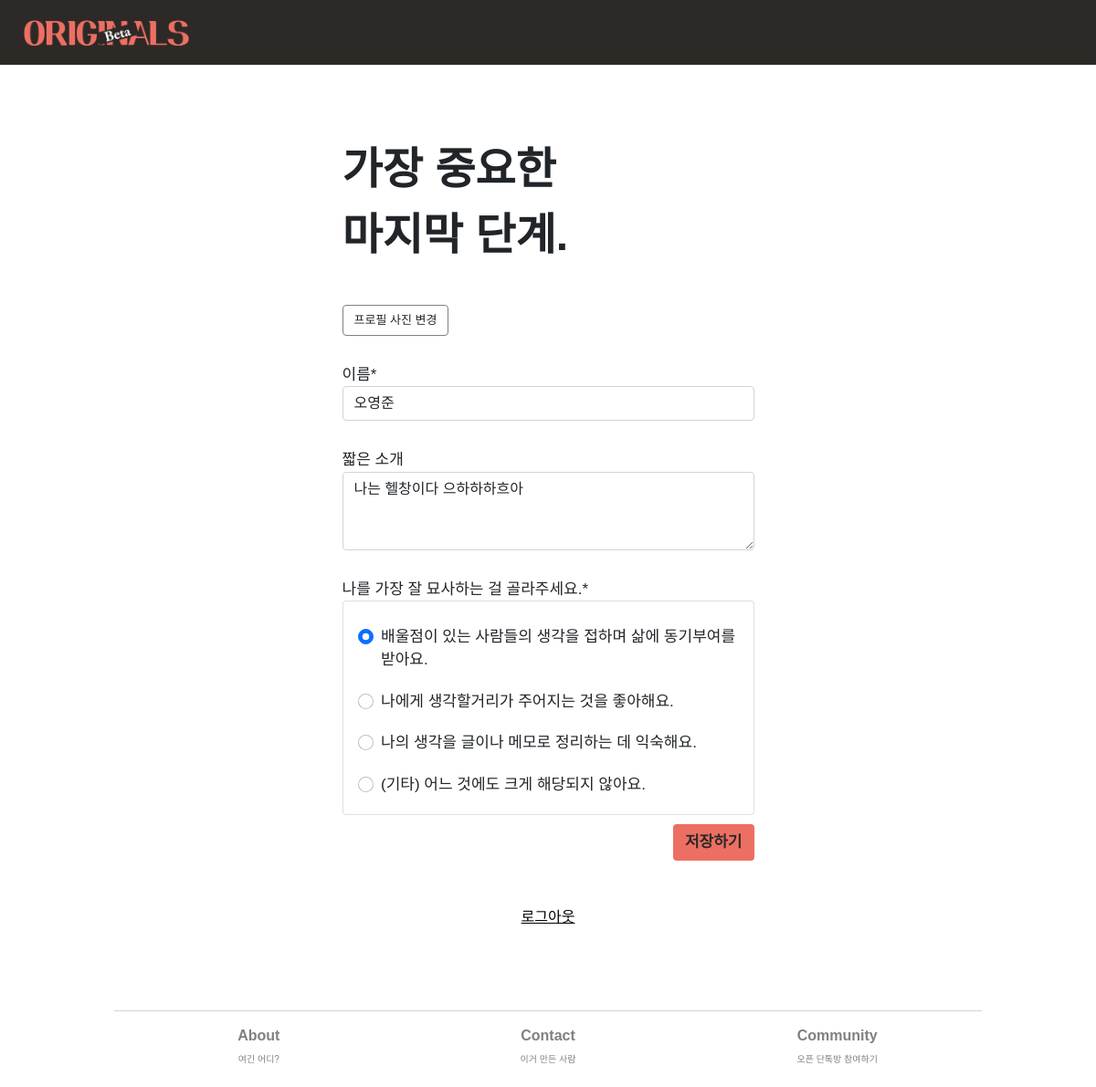
Before: /member/edit-userinfo/ryan (signed in) with the older database file.
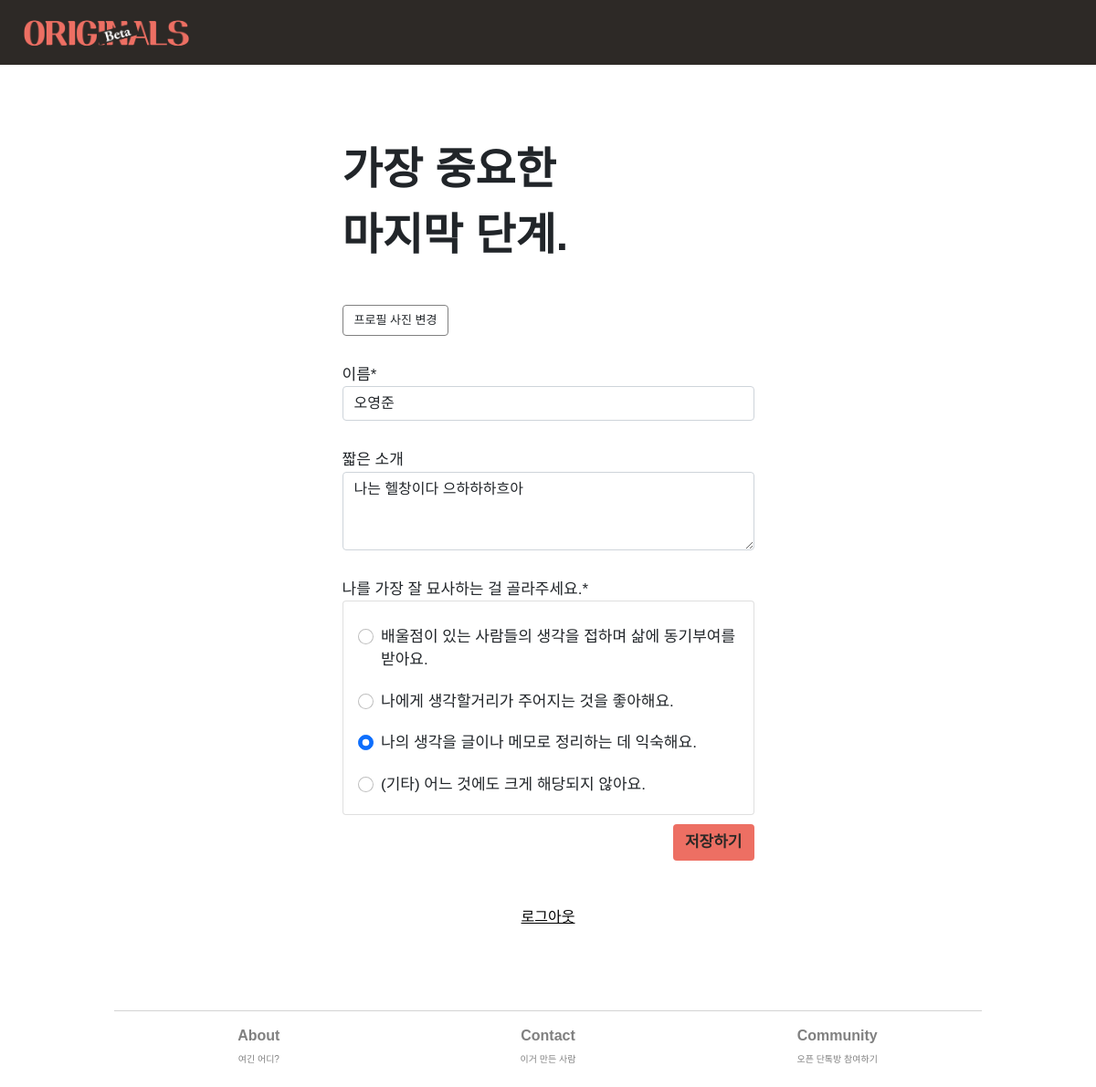
After: the same page with the newer database file.
### member/models.py (models this page shows, shortened)
class UserInfo(models.Model):
    objects = models.Manager()
    this_user = models.OneToOneField(User, on_delete=models.CASCADE, related_name = 'userinfo', null=True, default=None) ## UserInfo가 생성될 때마다 user에게 link된다.
    real_name = models.CharField(max_length=20, blank=True, default="내 이름")
    profile_image = models.ImageField(null=True, upload_to="profile_images", default="default_psa.jpg")
    self_intro = models.CharField(max_length=140, blank=True, default="나에 대한 간단한 소개")
    slug = models.SlugField(max_length=100, allow_unicode=True, null=False, blank=False)
    persona_type = models.CharField(max_length=50, null=False)
    is_editor = models.BooleanField(default=False)
    saved_answers = models.ForeignKey(AnswersForFromUs, on_delete=models.CASCADE, related_name = 'userinfo', null=True, default=None)

### member/views.py (the view)
# urls.py: path('edit-userinfo/<str:username>', views.update_userinfo, name='update-userinfo'),
@login_required(login_url="/login")
def update_userinfo(request, username):
    user_to_update = User.objects.get(username = username)
    userinfo_to_update = UserInfo.objects.get(this_user = user_to_update)
    if request.method == 'POST':
        form = UserInfoForm(request.POST, request.FILES)
        if form.is_valid:
            instance = form.save(commit=False)
            userinfo_to_update.slug = instance.slug
            userinfo_to_update.real_name = instance.real_name
            userinfo_to_update.self_intro = instance.self_intro
            userinfo_to_update.persona_type = instance.persona_type
            print(request.FILES)
            if request.FILES.get('profile_image'):
                userinfo_to_update.profile_image = instance.profile_image
            else :
                userinfo_to_update.profile_image = userinfo_to_update.profile_image
            userinfo_to_update.save()
        return HttpResponseRedirect('/profile/{}'.format(request.user.username))
    else:
        form = UserInfoForm(instance=userinfo_to_update)
        update_mode = 'True'
        message = "내 정보 수정"
        context = {
            'form' : form,
            'message' : message,
            'update_mode' : update_mode,
        }
        return render(request, 'member/userinfo.html', context)

### member/forms.py
class UserInfoForm(forms.ModelForm):
    PERSONA_TYPE = (
        ('Adam', '배울점이 있는 사람들의 생각을 접하며 삶에 동기부여를 받아요.'),
        ('Brian','나에게 생각할거리가 주어지는 것을 좋아해요.'),
        ('Claire','나의 생각을 글이나 메모로 정리하는 데 익숙해요.'),
        ('Other','(기타) 어느 것에도 크게 해당되지 않아요.')
    )
    real_name = forms.CharField(label = "이름", max_length=20, required=True,
    widget=forms.TextInput(attrs={
    }))
    profile_image = forms.ImageField(label="", required=False)
    self_intro = forms.CharField(max_length=140, required=False,
    widget=forms.Textarea(attrs={
        'rows' : 3
    }))
    persona_type = forms.ChoiceField(required=True, choices=PERSONA_TYPE,
    widget=forms.RadioSelect
    )
    class Meta:
        model = UserInfo
        fields = ('real_name', 'profile_image', 'self_intro', 'persona_type')

### member/templates/member/userinfo.html (shortened to what this page needs)
{% extends 'main/base.html' %}
{% load crispy_forms_tags %}
{% block content %}
<div class="row-h-80"></div>
<div class="row justify-content-center">
    <div class="col-10 col-md-6">
        <div class="row">
            <div class="col">
                <div class="text-xl">가장 중요한<br>마지막 단계.</div>
            </div>
        </div>
        <div class="row-h-20"></div>
        <div class="row">
            <div class="col">
                <form method='post' class='form-group' enctype="multipart/form-data"> {% csrf_token %}
                    {% if update_mode == 'True' %}
                    <div class="row">
                        <div class="col text-m">
                            <button type='button' onclick="ShowImageField()" class="btn btn-menial" id='show_img_field'>프로필 사진 변경</button>
                        </div>
                    </div>
                    <div class="row-h-20"></div>
                    {% endif %}
                    <div class="row">
                        <div class="col text-m">
                            {{form.real_name|as_crispy_field}}
                        </div>
                    </div>
                    <div class="row-h-20"></div>
                    {% if update_mode == 'True' %}
                    <div class="row">
                        <div class="col text-m">
                            {{form.self_intro|as_crispy_field}}
                        </div>
                    </div>
                    <div class="row-h-20"></div>
                    {% endif %}
                    <div class="row">
                        <div class="col text-m">
                            나를 가장 잘 묘사하는 걸 골라주세요.*
                        </div>
                    </div>
                    <div class="row row-topless">
                        <div class="col text-m">
                            <div class="card card-body" style="padding-top:0px; padding-bottom:0px;">
                                {{form.persona_type|as_crispy_field}}
                            </div>
                        </div>
                    </div>
                    <div class="row">
                        <div class="col right">
                            {% if update_mode == 'True' %}
                            <button class="btn btn-primary" type='submit'>저장하기</button>
                            {% else %}
                            <button class="btn btn-primary" type='submit'>오리지널스 시작하기</button>
                            {% endif %}
                        </div>
                    </div>
                </form>
            </div>
        </div>
    </div>
</div>
<div class="row-h-40"></div>
{% if update_mode == 'True' %}
<div class="row justify-content-center">
    <div class="col center">
        <a href='/logout' class="underline">로그아웃</a>
    </div>
</div>
{% endif %}
{%endblock%}

Changed rows visible on the page:
changed UserInfo "오영준": persona_type "☑ 배울점이 있는 사람들의 생각을 접하며 삶에 동기부여를 ☐ 나에게 생각할거리가 주어지는 것을 좋아해요. ☐ 나의 생각을 글이나 메모로 정리하는 데 익숙해요. ☐ (기타) 어느 것에도 크게 해당되지 않아요." → "☐ 배울점이 있는 사람들의 생각을 접하며 삶에 동기부여를 ☐ 나에게 생각할거리가 주어지는 것을 좋아해요. ☑ 나의 생각을 글이나 메모로 정리하는 데 익숙해요. ☐ (기타) 어느 것에도 크게 해당되지 않아요."
